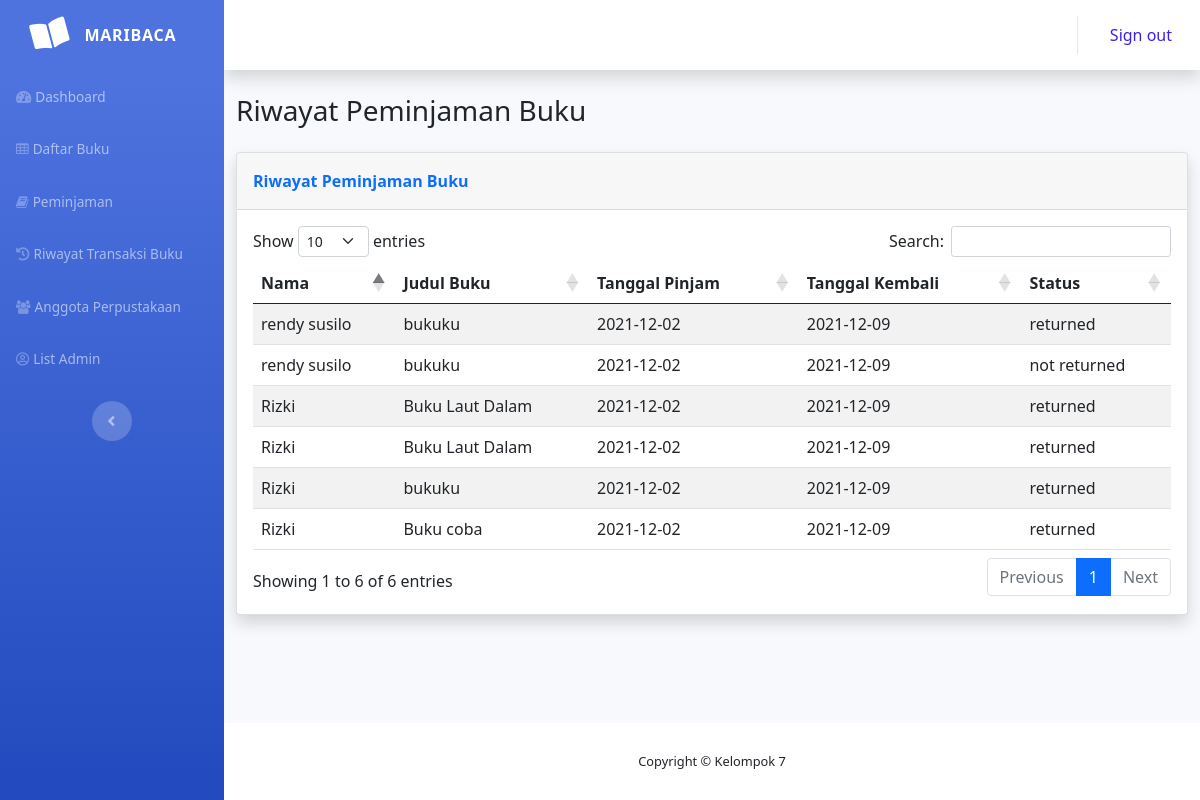
/?p=pinjam_riwayat (signed in), run on the app's committed database.
### tables this page shows
CREATE TABLE `peminjaman` (
  `ID_trbuku` int(11) NOT NULL,
  `ID_anggota` int(11) NOT NULL,
  `ID_buku` int(11) NOT NULL,
  `Tanggal_Pinjam` date NOT NULL,
  `Tanggal_Kembali` date NOT NULL,
  `Status` varchar(255) NOT NULL,
  `created_at` date NOT NULL,
  `updated_at` date NOT NULL
);

CREATE TABLE `anggotaperpus` (
  `ID_anggota` int(11) NOT NULL,
  `Nama` varchar(255) NOT NULL,
  `Jurusan` varchar(255) NOT NULL,
  `Fakultas` varchar(255) NOT NULL,
  `Nohp` varchar(255) NOT NULL,
  `Alamat` varchar(255) NOT NULL,
  `Email` varchar(255) NOT NULL,
  `Password` varchar(1000) NOT NULL,
  `id_role` int(11) NOT NULL,
  `created_at` date DEFAULT NULL,
  `deleted_at` date DEFAULT NULL,
  `updated_at` date DEFAULT NULL
);

CREATE TABLE `buku` (
  `ID_buku` int(11) NOT NULL,
  `Judul_Buku` varchar(255) NOT NULL,
  `Penerbit` varchar(255) NOT NULL,
  `Gambar` varchar(100) NOT NULL,
  `Tersedia` int(11) NOT NULL,
  `Dipinjam` int(11) NOT NULL,
  `Total` int(11) NOT NULL,
  `created_at` date NOT NULL,
  `deleted_at` date NOT NULL,
  `updated_at` date NOT NULL
);

### Page/pinjam_riwayat.php (the view, shortened to what this page needs)
<div class="container-fluid">
    <h3 class="text-dark mb-4">Riwayat Peminjaman Buku</h3>
        <div class="card shadow">
            <div class="card-header py-3">
                <p class="text-primary m-0 fw-bold">Riwayat Peminjaman Buku</p>
            </div>
            <div class="card-body">
            <?php
            $query = "select * from peminjaman
            INNER JOIN buku on buku.ID_buku = peminjaman.ID_buku
            inner join anggotaperpus on anggotaperpus.ID_anggota = peminjaman.ID_anggota
            order by peminjaman.ID_trbuku ";
            $datapinjam = mysqli_query($conn, $query);?>
                <table id="tabeladminhistory" class="table table-striped">
                    <thead>
                        <tr>
                        <th>Nama</th>
                        <th>Judul Buku</th>
                        <th>Tanggal Pinjam</th>
                        <th>Tanggal Kembali</th>
                        <th>Status </th>
                        </tr>
                    </thead>
                    <tbody>
                     <?php while($baris = mysqli_fetch_assoc($datapinjam)){?>
                        <tr>
                        <td><?php echo $baris["Nama"]?></td>
                        <td><?php echo $baris["Judul_Buku"]?></td>
                        <td><?php echo $baris["Tanggal_Pinjam"]?></td>
                        <td><?php echo $baris["Tanggal_Kembali"]?></td>
                        <td><?php echo $baris["Status"]?></td>
                        </tr>
                    <?php }?>
                    </tbody>
                </table>
            </div>
        </div>
</div>

### data on the page
peminjaman: ID_anggota.Nama "Rizki", ID_buku.Judul_Buku "Buku Laut Dalam", Tanggal_Pinjam "2021-12-02", Tanggal_Kembali "2021-12-09", Status "returned"
peminjaman: ID_anggota.Nama "Rizki", ID_buku.Judul_Buku "Buku Laut Dalam", Tanggal_Pinjam "2021-12-02", Tanggal_Kembali "2021-12-09", Status "returned"
peminjaman: ID_anggota.Nama "Rizki", ID_buku.Judul_Buku "bukuku", Tanggal_Pinjam "2021-12-02", Tanggal_Kembali "2021-12-09", Status "returned"
peminjaman: ID_anggota.Nama "Rizki", ID_buku.Judul_Buku "Buku coba", Tanggal_Pinjam "2021-12-02", Tanggal_Kembali "2021-12-09", Status "returned"
peminjaman: ID_anggota.Nama "rendy susilo", ID_buku.Judul_Buku "bukuku", Tanggal_Pinjam "2021-12-02", Tanggal_Kembali "2021-12-09", Status "returned"
peminjaman: ID_anggota.Nama "rendy susilo", ID_buku.Judul_Buku "bukuku", Tanggal_Pinjam "2021-12-02", Tanggal_Kembali "2021-12-09", Status "not returned"
